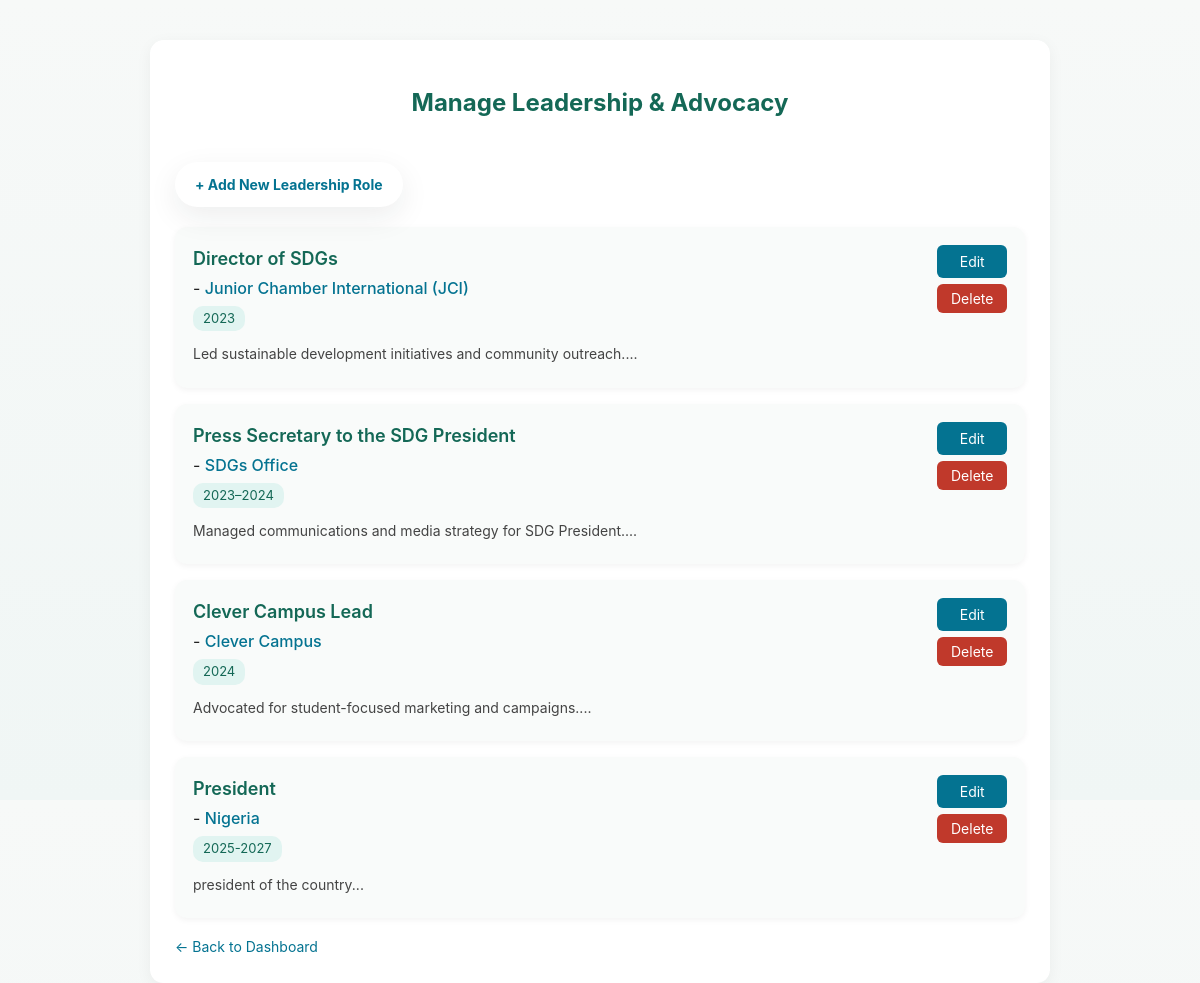
Before: /admin/leadership (signed in) with the older database file.
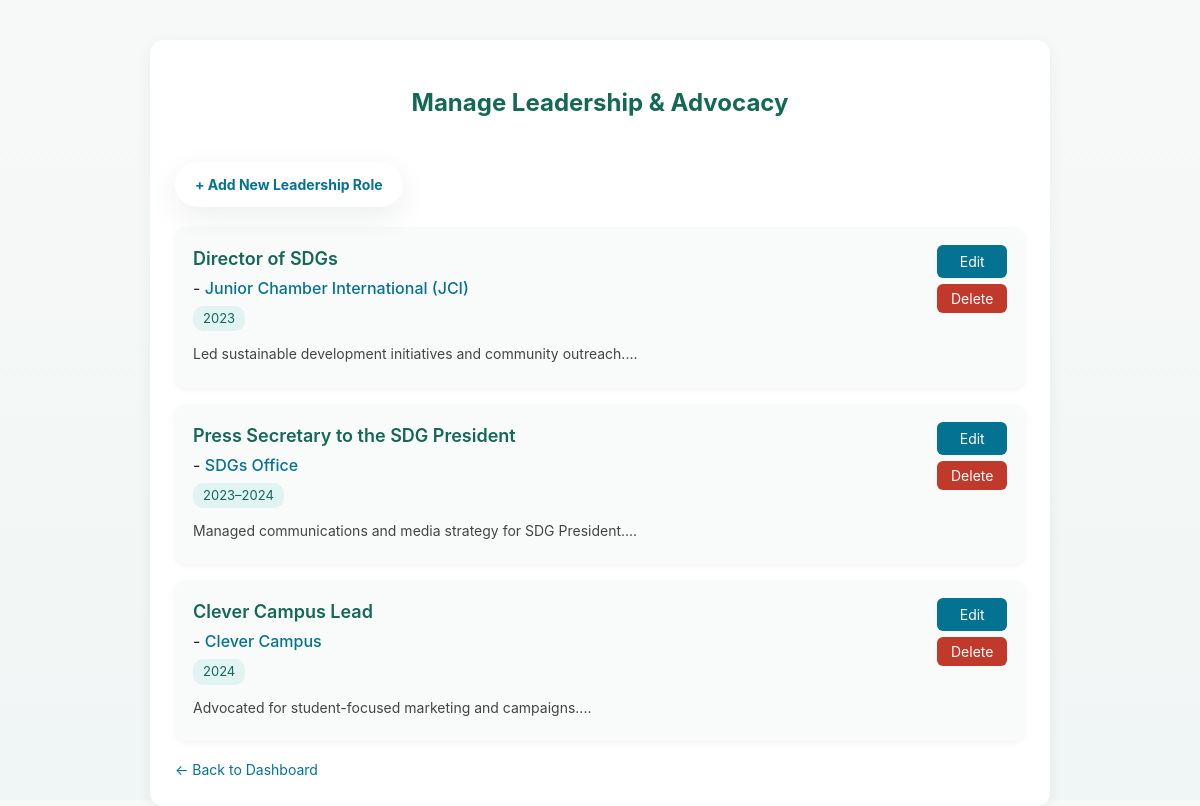
After: the same page with the newer database file.
### models.py (models this page shows)
class Leadership(db.Model):
    id = db.Column(db.Integer, primary_key=True)
    role = db.Column(db.String(150), nullable=False)
    organization = db.Column(db.String(150), nullable=True)
    year = db.Column(db.String(50), nullable=True)
    description = db.Column(db.Text, nullable=True)

### app.py (the view)
@app.route('/admin/leadership')
@login_required
def admin_leadership():
    leadership_items = Leadership.query.all()
    return render_template("admin/manage_leadership.html", leadership=leadership_items)

### app.py (called while the page is built)
@login_manager.user_loader
def load_user(user_id):
    return User.query.get(int(user_id))

### templates/admin/manage_leadership.html (shortened to what this page needs)
<!DOCTYPE html>
<html lang="en">
<head>
    <link rel="stylesheet" href="{{ url_for('static', filename='css/style.css') }}">
       <link rel="stylesheet" href="https://cdnjs.cloudflare.com/ajax/libs/font-awesome/6.5.0/css/all.min.css">
</head>
<body>
<section class="admin-list">
    <h2>Manage Leadership & Advocacy</h2>
    <a href="{{ url_for('add_leadership') }}" class="btn">+ Add New Leadership Role</a>
    <ul>
        {% for l in leadership %}
        <li>
            <div>
                <strong>{{ l.role }}</strong>
                {% if l.organization %} - <em>{{ l.organization }}</em>{% endif %}<br>
                {% if l.year %}<small>{{ l.year }}</small><br>{% endif %}
                <p>{{ l.description[:100] if l.description else '' }}...</p>
            </div>
            <div class="actions">
                <a href="{{ url_for('edit_leadership', leadership_id=l.id) }}">Edit</a>
                <form method="POST" action="{{ url_for('delete_leadership', leadership_id=l.id) }}" style="display:inline;">
                    <button type="submit" onclick="return confirm('Delete this leadership record?')">Delete</button>
                </form>
            </div>
        </li>
        {% else %}
        <p>No leadership roles added yet.</p>
        {% endfor %}
    </ul>
    <a href="{{ url_for('admin_dashboard') }}">← Back to Dashboard</a>
</section>
</body>
</html>

Changed rows visible on the page:
removed Leadership: role "President", organization "Nigeria", year "2025-2027", description "president of the country"
